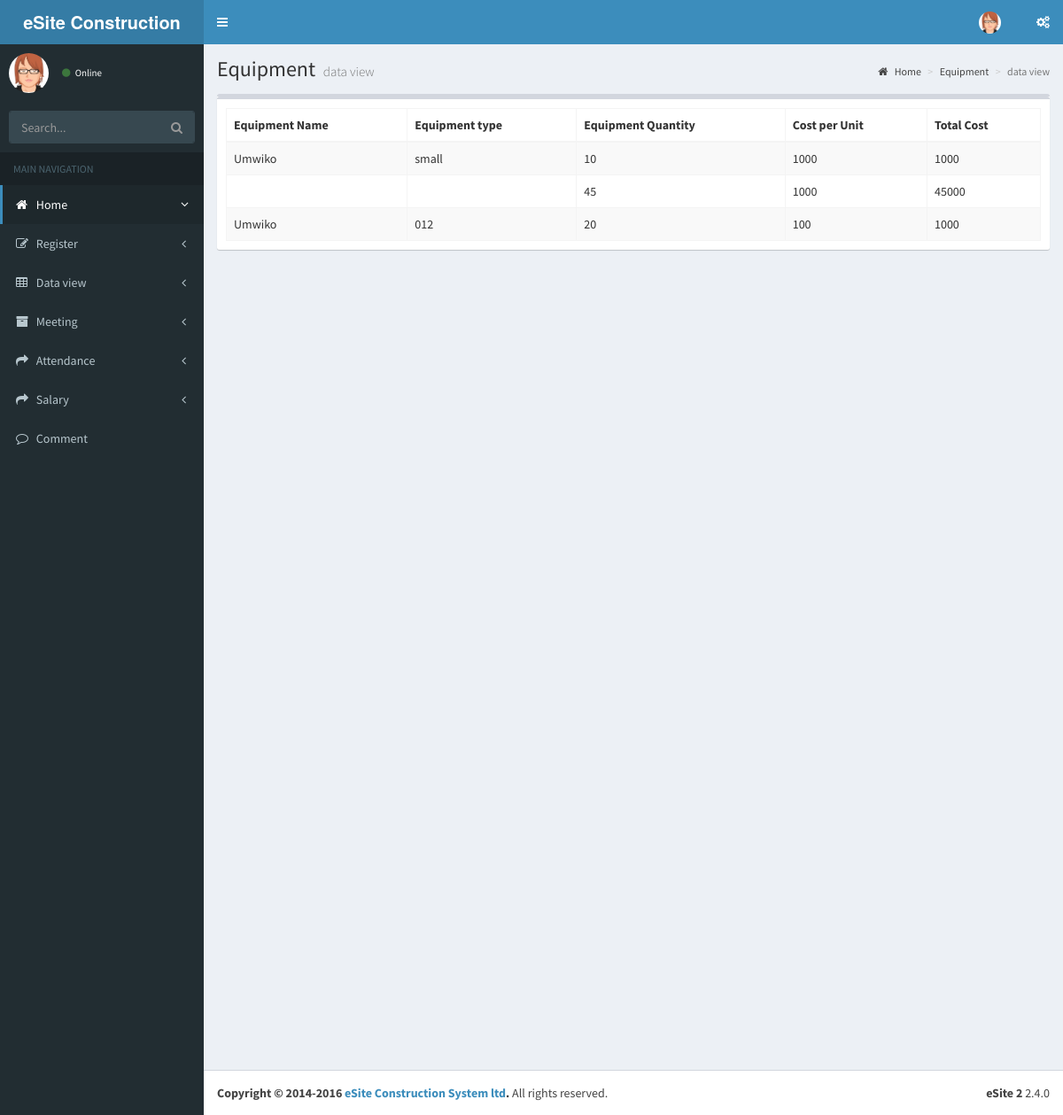
/pages/tables/view_equipment.php, run on the app's committed database.
### tables this page shows
CREATE TABLE `equipment` (
  `equipment_id` int(11) NOT NULL,
  `equipment_name` varchar(40) NOT NULL,
  `equipment_type` varchar(40) NOT NULL,
  `equipment_quantity` varchar(40) NOT NULL,
  `cost_per_unit` double NOT NULL,
  `total_cost` double NOT NULL
);

### pages/tables/view_equipment.php (the view, shortened to what this page needs)
<?php
include '../../config.php';
?>
<!DOCTYPE html>
<html>
<head>
  <link rel="stylesheet" href="../../bootstrap/css/bootstrap.min.css">
  <link rel="stylesheet" href="https://cdnjs.cloudflare.com/ajax/libs/font-awesome/4.5.0/css/font-awesome.min.css">
  <link rel="stylesheet" href="https://cdnjs.cloudflare.com/ajax/libs/ionicons/2.0.1/css/ionicons.min.css">
  <link rel="stylesheet" href="../../plugins/datatables/dataTables.bootstrap.css">
  <link rel="stylesheet" href="../../dist/css/AdminLTE.min.css">
  <link rel="stylesheet" href="../../dist/css/skins/_all-skins.min.css">
</head>
<body class="hold-transition skin-blue sidebar-mini">
<div class="wrapper">
   <header class="main-header">
    <a href="#" class="logo">
      <span class="logo-lg"><b>eSite Construction System</b>LTD</span>
    </a>
    <nav class="navbar navbar-static-top">
      <a href="#" class="sidebar-toggle" data-toggle="push-menu" role="button">
      </a>
      <div class="navbar-custom-menu">
        <ul class="nav navbar-nav">
          <li class="dropdown user user-menu">
            <a href="#" class="dropdown-toggle" data-toggle="dropdown">
              <img src="../../dist/img/User22.jpg" class="user-image" alt="User Image">
            </a>
          </li>
          <li>
            <a href="#" data-toggle="control-sidebar"><i class="fa fa-gears"></i></a>
          </li>
        </ul>
      </div>
    </nav>
  </header>
  <aside class="main-sidebar">
   <section class="sidebar">
      <div class="user-panel">
        <div class="pull-left image">
          <img src="../../dist/img/User22.jpg" class="img-circle" alt="User Image">
        </div>
        <div class="pull-left info">
          <a href="#"><i class="fa fa-circle text-success"></i> Online</a>
        </div>
      </div>
      <form action="#" method="get" class="sidebar-form">
        <div class="input-group">
          <input type="text" name="q" class="form-control" placeholder="Search...">
          <span class="input-group-btn">
                <button type="submit" name="search" id="search-btn" class="btn btn-flat"><i class="fa fa-search"></i>
                </button>
              </span>
        </div>
      </form>
      <ul class="sidebar-menu" data-widget="tree">
        <li class="header">MAIN NAVIGATION</li>
        <li class="active treeview">
          <a href="index.php">
            <i class="fa fa-home"></i> <span>Home</span>
            <span class="pull-right-container">
              <i class="fa fa-angle-left pull-right"></i>
            </span>
          </a>
        </li>
        <li class="treeview">
          <a href="#">
            <i class="fa fa-edit"></i> <span>Register</span>
            <span class="pull-right-container">
              <i class="fa fa-angle-left pull-right"></i>
            </span>
          </a>
        </li>
        <li class="treeview">
          <a href="#">
            <i class="fa fa-table"></i> <span>Data view</span>
            <span class="pull-right-container">
              <i class="fa fa-angle-left pull-right"></i>
            </span>
          </a>
        </li>
         <li class="treeview">
          <a href="#">
            <i class="fa fa-archive"></i> <span>Meeting</span>
            <span class="pull-right-container">
              <i class="fa fa-angle-left pull-right"></i>
            </span>
          </a>
        </li>
                   <li class="treeview">
          <a href="#">
            <i class="fa fa-share"></i> <span>Attendance</span>
            <span class="pull-right-container">
              <i class="fa fa-angle-left pull-right"></i>
            </span>
          </a>
        </li>
          <li class="treeview">
          <a href="#">
            <i class="fa fa-share"></i> <span>Salary</span>
            <span class="pull-right-container">
              <i class="fa fa-angle-left pull-right"></i>
            </span>
          </a>
        </li>
        <li>
          <a href="#">
            <i class="fa fa-comment-o"></i> <span>Comment</span>
          </a>
        </li>
      </ul>
    </section>
  </aside>
  <div class="content-wrapper">
    <section class="content-header">
      <h1>
        Equipment
        <small>data view</small>
      </h1>
      <ol class="breadcrumb">
        <li><a href="#"><i class="fa fa-home"></i> Home</a></li>
        <li><a href="#">Equipment</a></li>
        <li class="active">data view</li>
      </ol>
    </section>
    <section class="content">
      <div class="row">
        <div class="col-xs-12">
          <div class="box"
          <div class="box">
            <div class="box-body">
              <table id="example1" class="table table-bordered table-striped">
                <thead>
                <tr>
                  <th>Equipment Name</th>
                  <th>Equipment type</th>
                  <th>Equipment Quantity</th>
                  <th>Cost per Unit</th>
                  <th>Total Cost</th>
                </tr>
                </thead>
                <tbody>
                <?php
     $smt = $con->query('SELECT * FROM equipment');
     while ($rows = $smt->fetch(PDO::FETCH_ASSOC)) { ?>
       <tr>
                  <td><?php  echo $rows['equipment_name']?></td>
                  <td><?php echo $rows['equipment_type']?></td>
                  <td><?PHP echo $rows['equipment_quantity']?></td>
                  <td><?PHP echo $rows['cost_per_unit']?></td>
                  <td><?PHP echo $rows['total_cost']?></td>
                </tr>
    <?php }
          ?>
                </tbody>
              </table>
            </div>
          </div>
        </div>
      </div>
    </section>
  </div>
  <footer class="main-footer">
    <div class="pull-right hidden-xs">
      <b>eSite 2</b> 2.4.0
    </div>
    <strong>Copyright &copy; 2014-2016 <a href="https://adminlte.io">eSite Construction System ltd</a>.</strong> All rights
    reserved.
  </footer>
</div>
</body>
</html>

### data on the page
equipment: equipment_name "Umwiko", equipment_type "small", equipment_quantity "10", cost_per_unit "1000", total_cost "1000"
equipment: equipment_quantity "45", cost_per_unit "1000", total_cost "45000"
equipment: equipment_name "Umwiko", equipment_type "012", equipment_quantity "20", cost_per_unit "100", total_cost "1000"
